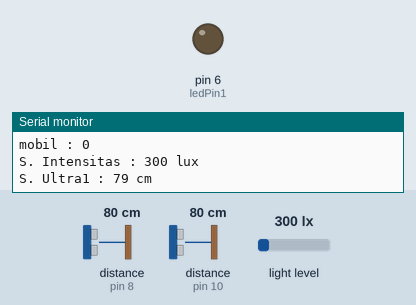
Bench run of a sketch on a simulated Arduino Uno, built with avr-gcc and run on an emulated ATmega328P. Parts: output pins drawn as LEDs (lit = HIGH), the last lines printed to the serial monitor. Wiring (inferred from the names in the program): 2 × ultrasonic range finder: trigger pin 9, echo pin 8 / trigger pin 11, echo pin 10. The test bench sets the inputs (shaded band); at power-on: light level 300 lx, distance to the obstacle (sensors on pin 8, pin 10) 80 cm. The echo pulse lasts 58.3 µs per cm; pins used as bus, display or sensor lines are not drawn.

Above: at 1.2 s.
1.3 s: light level set to 40 lx
At 1.9 s:
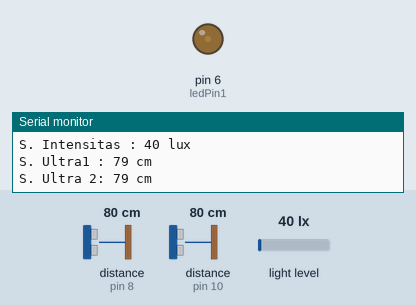
2.9 s: distance to the obstacle (sensor on pin 8) set to 8 cm
5.9 s: distance to the obstacle (sensor on pin 8) set to 5 cm
At 7.3 s:
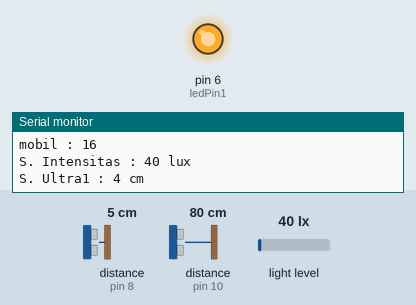
10.4 s: light level set to 184 lx
13.4 s: light level set to 216 lx
At 14.8 s:
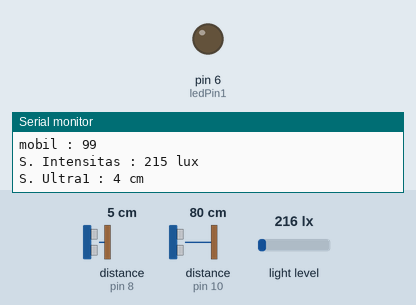
Timing chart, 0 to 16.4 s (numbered marks = the images above; inputs shaded):
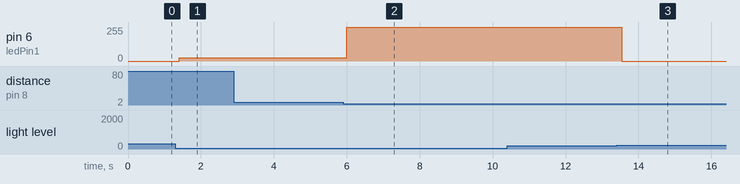

Measured:
- the behaviour switches between 7 and 6 cm on distance to the obstacle (sensor on pin 8) (found by bisection; images 1 and 2)
- the behaviour switches between 200 and 201 lx on light level (found by bisection; images 2 and 3)
- after the input at 1.3 s, pin 6 (ledPin1): 0/255 → 25/255 after 0.11 s
- after the input at 5.9 s, pin 6 (ledPin1): 25/255 → 255/255 after 0.09 s
- after the input at 13.4 s, pin 6 (ledPin1): 255/255 → 0/255 after 0.14 s

The sketch:

Code_Final_Program_SISMIK.ino
```cpp
#include <Wire.h>
#include <BH1750.h>

#define trigPin1 9
#define echoPin1 8

#define trigPin2 11
#define echoPin2 10

#define ledPin1 6

int check = 0;
int vehicle = 0;
bool lampu_hidup = false;
BH1750 lightMeter;

void setup() {
  Serial.begin(9600);
  lightMeter.begin();
  pinMode(trigPin1, OUTPUT);
  pinMode(echoPin1, INPUT);
  pinMode(trigPin2, OUTPUT);
  pinMode(echoPin2, INPUT);
  pinMode(ledPin1, OUTPUT);
  TCCR1A = 0;
  TCCR1B = 0;
}

ISR(TIMER1_COMPB_vect) {
  if(check < 300 && check > 0){
    TCNT1   = 0;
    OCR1B   = 62500;
    check++;
  }
  else if(check == 5){
    analogWrite(ledPin1, 25.5);
    vehicle = 0;
    check = 0;
  }
}

int sensor_intensitas(){
  uint16_t lux = lightMeter.readLightLevel();
  return lux;
}

int sensor_ultrasonik(int a, int b){
  long duration;
  int distance;

  digitalWrite(a, LOW);
  delayMicroseconds(2);
  digitalWrite(a, HIGH);
  delayMicroseconds(10);
  digitalWrite(a, LOW);
  duration = pulseIn(b, HIGH);
  distance = (duration / 2) / 29.4;
  return distance;
}

void mobilLewatSensor1() {
  check = 0;
  vehicle++;
  if (vehicle != 0) {
    analogWrite(ledPin1, 255);
  }
}

void mobilLewatSensor2() {
  check = 1;
  vehicle--;
  if (vehicle < 0){
    vehicle=0;
  }
  TCCR1B |= (1 << CS12) | (1 << CS10);
  TCNT1   = 0;
  OCR1B   = 62500;
  TIMSK1 |= (1 << OCIE1B);
  TIFR1  |= (1 << OCF1B);
}

void loop() {
  int value_ultra1 = sensor_ultrasonik(trigPin1, echoPin1);
  int value_ultra2 = sensor_ultrasonik(trigPin2, echoPin2);
  int value_cahaya = sensor_intensitas();

  Serial.print("S. Intensitas : ");
  Serial.print(value_cahaya);
  Serial.println(" lux");

  Serial.print("S. Ultra1 : ");
  Serial.print(value_ultra1);
  Serial.println(" cm");

  Serial.print("S. Ultra 2: ");
  Serial.print(value_ultra2);
  Serial.println(" cm");

  Serial.print("mobil : ");
  Serial.println(vehicle);

  if(value_cahaya < 200 ){
    if(!lampu_hidup){
      analogWrite(ledPin1, 25.5);
      lampu_hidup = true;
    }
    if (value_ultra1 < 6) {
      mobilLewatSensor1();
    }
    if (value_ultra2 < 6) {
      mobilLewatSensor2();
    }
  } else {
    analogWrite(ledPin1,0);
    lampu_hidup = false;
  }
}
```
